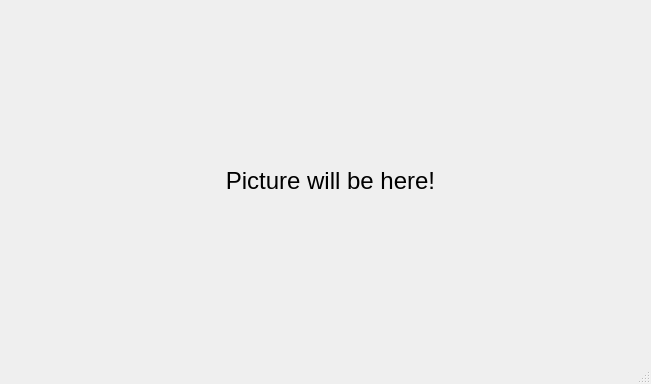
<?xml version="1.0" encoding="UTF-8"?>
<ui version="4.0">
 <class>ServerWindow</class>
 <widget class="QMainWindow" name="ServerWindow">
  <property name="geometry">
   <rect>
    <x>0</x>
    <y>0</y>
    <width>651</width>
    <height>384</height>
   </rect>
  </property>
  <property name="windowTitle">
   <string>ServerWindow</string>
  </property>
  <widget class="QWidget" name="centralwidget">
   <widget class="QLabel" name="PictureLabel">
    <property name="geometry">
     <rect>
      <x>20</x>
      <y>20</y>
      <width>621</width>
      <height>321</height>
     </rect>
    </property>
    <property name="font">
     <font>
      <pointsize>18</pointsize>
     </font>
    </property>
    <property name="layoutDirection">
     <enum>Qt::LeftToRight</enum>
    </property>
    <property name="text">
     <string>Picture will be here!</string>
    </property>
    <property name="alignment">
     <set>Qt::AlignCenter</set>
    </property>
   </widget>
  </widget>
  <widget class="QStatusBar" name="statusbar"/>
 </widget>
 <resources/>
 <connections/>
</ui>
